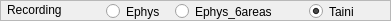
     <widget class="QFrame" name="frame_montage_3">
      <property name="geometry">
       <rect>
        <x>19</x>
        <y>451</y>
        <width>391</width>
        <height>21</height>
       </rect>
      </property>
      <property name="frameShape">
       <enum>QFrame::StyledPanel</enum>
      </property>
      <property name="frameShadow">
       <enum>QFrame::Raised</enum>
      </property>
      <widget class="QRadioButton" name="radioButtonOpenEphys">
       <property name="geometry">
        <rect>
         <x>106</x>
         <y>0</y>
         <width>61</width>
         <height>23</height>
        </rect>
       </property>
       <property name="text">
        <string>Ephys</string>
       </property>
      </widget>
      <widget class="QLabel" name="label_56">
       <property name="geometry">
        <rect>
         <x>7</x>
         <y>0</y>
         <width>71</width>
         <height>20</height>
        </rect>
       </property>
       <property name="text">
        <string>Recording</string>
       </property>
      </widget>
      <widget class="QRadioButton" name="radioButtonTaini">
       <property name="geometry">
        <rect>
         <x>309</x>
         <y>0</y>
         <width>61</width>
         <height>23</height>
        </rect>
       </property>
       <property name="text">
        <string>Taini</string>
       </property>
       <property name="checked">
        <bool>true</bool>
       </property>
      </widget>
      <widget class="QRadioButton" name="radioButtonOpenEphys_areas">
       <property name="geometry">
        <rect>
         <x>175</x>
         <y>0</y>
         <width>121</width>
         <height>23</height>
        </rect>
       </property>
       <property name="text">
        <string>Ephys_6areas</string>
       </property>
      </widget>
     </widget>
